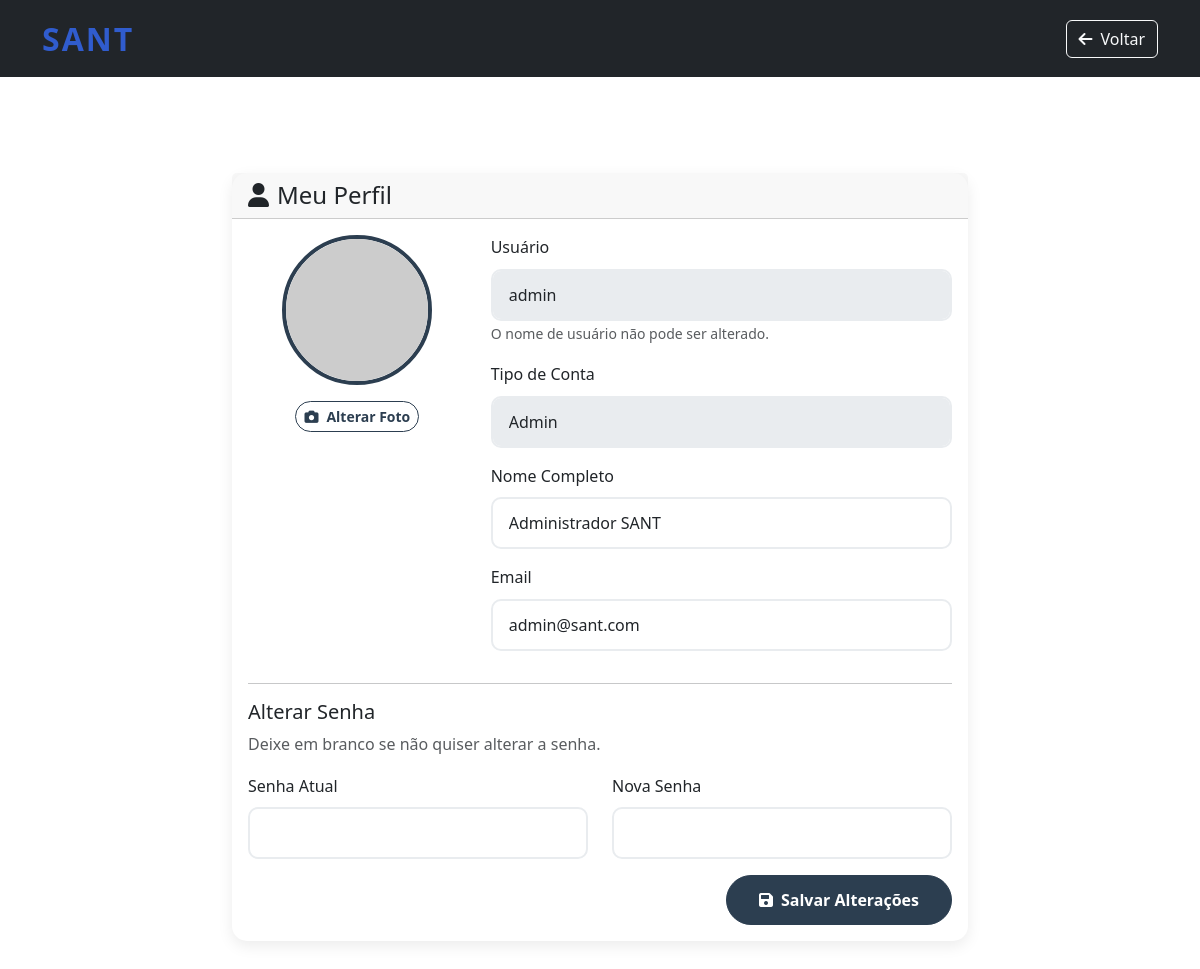
The app's page /profile.php (signed in) with its own data.
### tables this page shows
CREATE TABLE users (
    id INT AUTO_INCREMENT PRIMARY KEY,
    username VARCHAR(50) UNIQUE NOT NULL,
    email VARCHAR(100) UNIQUE NOT NULL,
    password VARCHAR(255) NOT NULL,
    full_name VARCHAR(100) NOT NULL,
    user_type ENUM('admin', 'buyer', 'seller') NOT NULL,
    profile_image VARCHAR(255) DEFAULT NULL,
    created_at TIMESTAMP DEFAULT CURRENT_TIMESTAMP,
    updated_at TIMESTAMP DEFAULT CURRENT_TIMESTAMP ON UPDATE CURRENT_TIMESTAMP
);

### includes/auth.php (called while the page is built, shortened)
<?php
require_once 'config/database.php';
function isLoggedIn() {
    return isset($_SESSION['user_id']);
}
function getCurrentUser() {
    global $pdo;
    $stmt = $pdo->prepare("SELECT * FROM users WHERE id = ?");
    $stmt->execute([$_SESSION['user_id']]);
    return $stmt->fetch(PDO::FETCH_ASSOC);
}
?>

### profile.php (the view, shortened to what this page needs)
<?php
require_once 'includes/auth.php';
$user = getCurrentUser();
?>
<!DOCTYPE html>
<html lang="pt-BR">
<head>
    <link href="https://cdn.jsdelivr.net/npm/bootstrap@5.3.0/dist/css/bootstrap.min.css" rel="stylesheet">
    <link href="https://cdnjs.cloudflare.com/ajax/libs/font-awesome/6.0.0/css/all.min.css" rel="stylesheet">
    <link href="assets/css/style.css" rel="stylesheet">
</head>
<body>
    <nav class="navbar navbar-expand-lg navbar-dark bg-dark">
        <div class="container">
            <a class="navbar-brand fw-bold fs-2" href="index.php">SANT</a>
            <div class="d-flex">
                <a href="index.php" class="btn btn-outline-light">
                    <i class="fas fa-arrow-left me-2"></i>Voltar
                </a>
            </div>
        </div>
    </nav>
    <div class="container py-5 mt-5">
        <div class="row justify-content-center">
            <div class="col-lg-8">
                <div class="card">
                    <div class="card-header">
                        <h4 class="mb-0">
                            <i class="fas fa-user me-2"></i>Meu Perfil
                        </h4>
                    </div>
                    <div class="card-body">
                        <form method="POST" enctype="multipart/form-data">
                            <div class="row">
                                <div class="col-md-4 text-center mb-4">
                                    <div class="profile-image-container">
                                        <?php if ($user['profile_image'] && file_exists($user['profile_image'])): ?>
                                            <img src="<?= $user['profile_image'] ?>" alt="Foto do Perfil" class="profile-image mb-3" id="image-preview">
                                        <?php else: ?>
                                            <img src="https://via.placeholder.com/150x150/6c757d/ffffff?text=Foto" alt="Foto do Perfil" class="profile-image mb-3" id="image-preview">
                                        <?php endif; ?>
                                        <div>
                                            <label for="profile_image" class="btn btn-outline-primary btn-sm">
                                                <i class="fas fa-camera me-2"></i>Alterar Foto
                                            </label>
                                        </div>
                                    </div>
                                </div>
                                <div class="col-md-8">
                                    <div class="mb-3">
                                        <label for="username" class="form-label">Usuário</label>
                                        <input type="text" class="form-control" id="username" value="<?= htmlspecialchars($user['username']) ?>" disabled>
                                        <small class="text-muted">O nome de usuário não pode ser alterado.</small>
                                    </div>
                                    <div class="mb-3">
                                        <label for="user_type" class="form-label">Tipo de Conta</label>
                                        <input type="text" class="form-control" id="user_type" value="<?= ucfirst($user['user_type']) ?>" disabled>
                                    </div>
                                    <div class="mb-3">
                                        <label for="full_name" class="form-label">Nome Completo</label>
                                        <input type="text" class="form-control" id="full_name" name="full_name" value="<?= htmlspecialchars($user['full_name']) ?>" required>
                                    </div>
                                    <div class="mb-3">
                                        <label for="email" class="form-label">Email</label>
                                        <input type="email" class="form-control" id="email" name="email" value="<?= htmlspecialchars($user['email']) ?>" required>
                                    </div>
                                </div>
                            </div>
                            <hr>
                            <h5>Alterar Senha</h5>
                            <p class="text-muted">Deixe em branco se não quiser alterar a senha.</p>
                            <div class="row">
                                <div class="col-md-6 mb-3">
                                    <label for="current_password" class="form-label">Senha Atual</label>
                                    <input type="password" class="form-control" id="current_password" name="current_password">
                                </div>
                                <div class="col-md-6 mb-3">
                                    <label for="new_password" class="form-label">Nova Senha</label>
                                    <input type="password" class="form-control" id="new_password" name="new_password">
                                </div>
                            </div>
                            <div class="text-end">
                                <button type="submit" class="btn btn-primary">
                                    <i class="fas fa-save me-2"></i>Salvar Alterações
                                </button>
                            </div>
                        </form>
                    </div>
                </div>
            </div>
        </div>
    </div>
</body>
</html>

### assets/css/style.css (style rules this page uses)
:root { --primary-color: #2c3e50; --secondary-color: #34495e; --accent-color: #e74c3c; --gold-color: #305ccd; --light-gray: #ecf0f1; --dark-gray: #7f8c8d; }
* { margin: 0; padding: 0; box-sizing: border-box; }
body { font-family: "Segoe UI", Tahoma, Geneva, Verdana, sans-serif; line-height: 1.6; color: #333; }
.navbar-brand { font-size: 2rem; font-weight: 700; letter-spacing: 2px; color: var(--gold-color); }
.btn-primary { background-color: var(--primary-color); border-color: var(--primary-color); font-weight: 600; padding: 0.75rem 2rem; border-radius: 50px; transition: all 0.3s ease; }
.btn-outline-primary { color: var(--primary-color); border-color: var(--primary-color); font-weight: 600; border-radius: 50px; transition: all 0.3s ease; }
.form-control { border-radius: 10px; border: 2px solid #e9ecef; padding: 0.75rem 1rem; transition: border-color 0.3s ease, box-shadow 0.3s ease; }
.card { border-radius: 15px; border: none; box-shadow: 0 5px 15px rgba(0, 0, 0, 0.08); transition: all 0.3s ease; }
.profile-image { width: 150px; height: 150px; object-fit: cover; border-radius: 50%; border: 4px solid var(--primary-color); }

### records on screen
users: username "admin", user_type "Admin", full_name "Administrador SANT", email "admin@sant.com"
